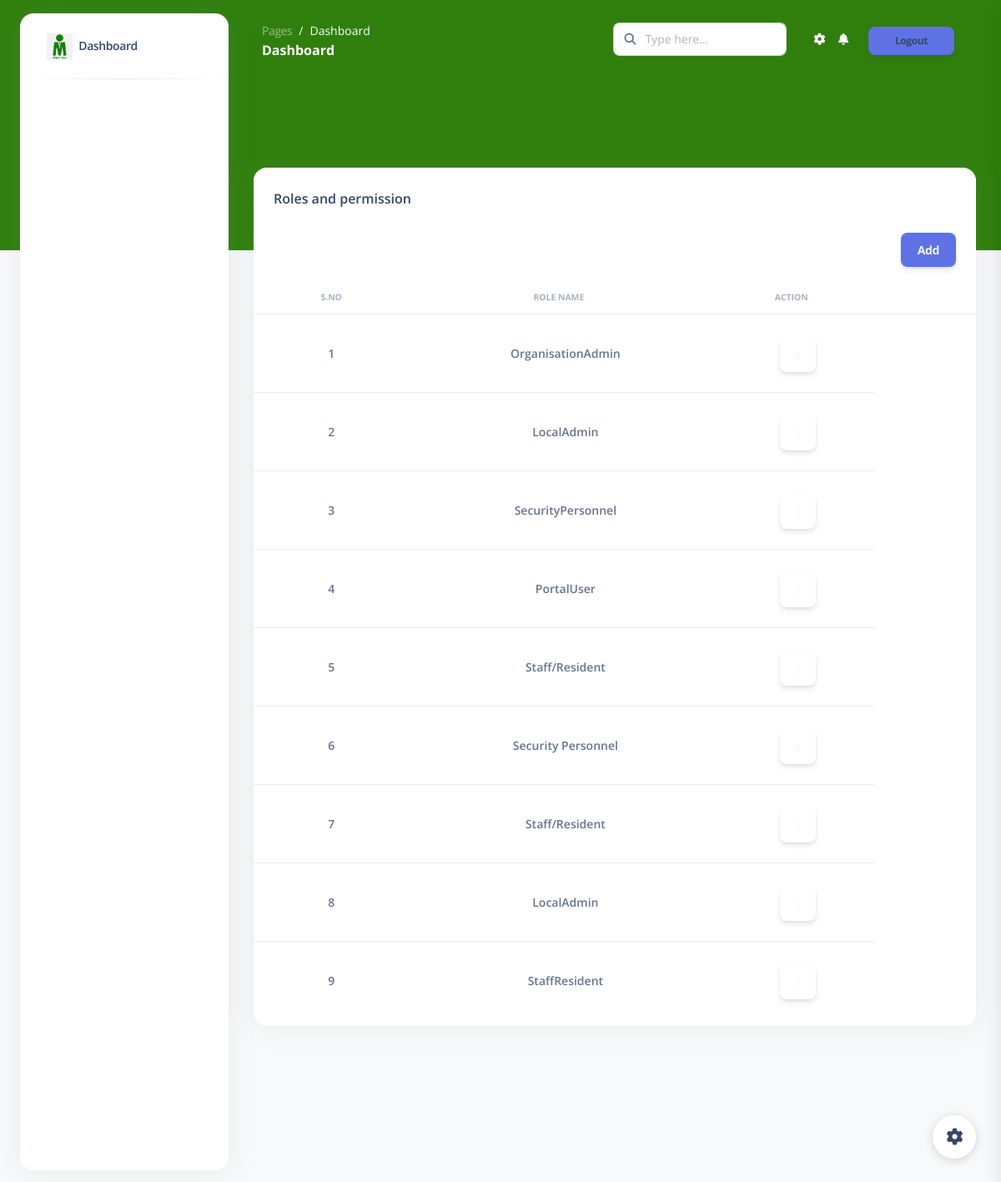
/roles, run on the app's committed database.
### subapp/models.py (models this page shows, shortened)
class Roles(models.Model):
    role_name=models.CharField(max_length=100)
    created_at = models.DateTimeField(auto_now_add=True)
    updated_at = models.DateTimeField(auto_now=True)

### subapp/views.py (the view)
# urls.py: path('roles', views.RolesView.as_view(),name='roles_api'),
def roles(request):
    records = Roles.objects.all()
    context = {"roles_records": "active", "records": records}
    return render(request, "mgeni/roles.html", context)

### subapp/templates/mgeni/roles.html (shortened to what this page needs)
{% extends 'base.html' %}
{% block body_block %}
{% load static %}
<br><br><br>
<div class="row" style="padding: 30px;">
    <div class="col-12">
      <div class="card mb-4">
        <div class="card-header pb-0">
          <h6>Roles and permission</h6>
          <a href="{% url 'add_roles' %}">
          <button style="float: right;" type="button" class="btn btn-primary">
            Add
          </button></a>
        </div>
        <div class="card-body px-0 pt-0 pb-2">
          <div class="table-responsive p-0">
            <table class="table align-items-center justify-content-center mb-0">
              <thead>
                <tr>
                  <th class="text-uppercase text-secondary text-xxs font-weight-bolder opacity-7">S.no</th>
                  <th class="text-uppercase text-secondary text-xxs font-weight-bolder opacity-7 ps-2">Role Name</th>
                  <th class="text-uppercase text-secondary text-xxs font-weight-bolder text-center opacity-7 ps-2">Action</th>
                  <th></th>
                </tr>
              </thead>
              <tbody>
                {% for data in records %}
                <tr>
                    <td>
                        <p class="text-sm font-weight-bold mb-0">{{forloop.counter}}</p>
                      </td>
                  <td>
                    <p class="text-sm font-weight-bold mb-0">{{data.role_name}}</p>
                  </td>
                  <td >
                    <div class="dropdown">
                        <button class="btn " type="button" id="dropdownMenuButton1" data-bs-toggle="dropdown" aria-expanded="false">
                            <i class="fa fa-ellipsis-v text-xs"></i>
                        </button>
                      </div>
                  </td>
                </tr>
                {% endfor %}
              </tbody>
            </table>
          </div>
        </div>
      </div>
    </div>
  </div>
{% endblock %}

### subapp/templates/mgeni/roles.html (style rules this page uses)
td,th { text-align: center; }

### subapp/templates/base.html (style rules this page uses)
.btn { color: whitesmoke; }
button { outline-color: none; text-decoration-color: white; background-color:whitesmoke; margin-top: 20px; text-decoration: none; font-family: 'Lucida Sans', 'Lucida Sans Regular', 'Lucida Grande', 'Lucida Sans Unicode', Geneva, Verdana, sans-serif; }

### data on the page
Roles: role_name "OrganisationAdmin"
Roles: role_name "LocalAdmin"
Roles: role_name "SecurityPersonnel"
Roles: role_name "PortalUser"
Roles: role_name "Staff/Resident"
Roles: role_name "Security Personnel"
Roles: role_name "Staff/Resident"
Roles: role_name "LocalAdmin"
Roles: role_name "StaffResident"
